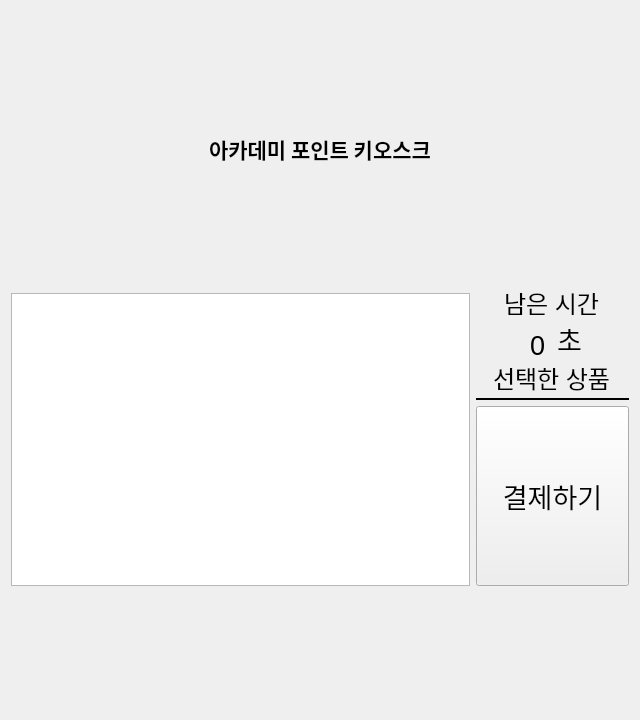
<?xml version="1.0" encoding="UTF-8"?>
<ui version="4.0">
 <class>Form</class>
 <widget class="QWidget" name="Form">
  <property name="geometry">
   <rect>
    <x>0</x>
    <y>0</y>
    <width>640</width>
    <height>720</height>
   </rect>
  </property>
  <property name="sizePolicy">
   <sizepolicy hsizetype="Expanding" vsizetype="Expanding">
    <horstretch>0</horstretch>
    <verstretch>0</verstretch>
   </sizepolicy>
  </property>
  <property name="minimumSize">
   <size>
    <width>640</width>
    <height>720</height>
   </size>
  </property>
  <property name="font">
   <font>
    <bold>false</bold>
   </font>
  </property>
  <property name="cursor">
   <cursorShape>ArrowCursor</cursorShape>
  </property>
  <property name="windowTitle">
   <string>Form</string>
  </property>
  <property name="autoFillBackground">
   <bool>false</bool>
  </property>
  <layout class="QVBoxLayout" name="verticalLayout">
   <item>
    <widget class="QLabel" name="label">
     <property name="sizePolicy">
      <sizepolicy hsizetype="Expanding" vsizetype="Fixed">
       <horstretch>0</horstretch>
       <verstretch>0</verstretch>
      </sizepolicy>
     </property>
     <property name="font">
      <font>
       <family>맑은 고딕</family>
       <pointsize>16</pointsize>
       <bold>true</bold>
      </font>
     </property>
     <property name="cursor">
      <cursorShape>ArrowCursor</cursorShape>
     </property>
     <property name="autoFillBackground">
      <bool>false</bool>
     </property>
     <property name="text">
      <string>아카데미 포인트 키오스크</string>
     </property>
     <property name="alignment">
      <set>Qt::AlignmentFlag::AlignCenter</set>
     </property>
     <property name="wordWrap">
      <bool>true</bool>
     </property>
    </widget>
   </item>
   <item>
    <layout class="QHBoxLayout" name="horizontalLayout">
     <property name="sizeConstraint">
      <enum>QLayout::SizeConstraint::SetMinimumSize</enum>
     </property>
     <property name="leftMargin">
      <number>0</number>
     </property>
     <property name="topMargin">
      <number>0</number>
     </property>
     <property name="rightMargin">
      <number>0</number>
     </property>
     <property name="bottomMargin">
      <number>0</number>
     </property>
    </layout>
   </item>
   <item>
    <layout class="QGridLayout" name="gridLayout">
     <property name="leftMargin">
      <number>0</number>
     </property>
     <property name="topMargin">
      <number>0</number>
     </property>
     <property name="rightMargin">
      <number>0</number>
     </property>
     <property name="bottomMargin">
      <number>0</number>
     </property>
    </layout>
   </item>
   <item>
    <layout class="QHBoxLayout" name="horizontalLayout_3" stretch="3,1">
     <property name="leftMargin">
      <number>0</number>
     </property>
     <item>
      <widget class="QListView" name="listView">
       <property name="sizePolicy">
        <sizepolicy hsizetype="Expanding" vsizetype="Minimum">
         <horstretch>0</horstretch>
         <verstretch>0</verstretch>
        </sizepolicy>
       </property>
       <property name="minimumSize">
        <size>
         <width>0</width>
         <height>100</height>
        </size>
       </property>
       <property name="focusPolicy">
        <enum>Qt::FocusPolicy::NoFocus</enum>
       </property>
      </widget>
     </item>
     <item>
      <layout class="QGridLayout" name="gridLayout_2" rowstretch="0,0,0,0" columnstretch="0,0,0">
       <property name="sizeConstraint">
        <enum>QLayout::SizeConstraint::SetDefaultConstraint</enum>
       </property>
       <item row="0" column="1" colspan="2">
        <widget class="QLineEdit" name="lineEdit">
         <property name="sizePolicy">
          <sizepolicy hsizetype="Expanding" vsizetype="Fixed">
           <horstretch>0</horstretch>
           <verstretch>0</verstretch>
          </sizepolicy>
         </property>
         <property name="font">
          <font>
           <pointsize>18</pointsize>
           <bold>false</bold>
           <kerning>true</kerning>
          </font>
         </property>
         <property name="cursor">
          <cursorShape>ArrowCursor</cursorShape>
         </property>
         <property name="mouseTracking">
          <bool>false</bool>
         </property>
         <property name="focusPolicy">
          <enum>Qt::FocusPolicy::NoFocus</enum>
         </property>
         <property name="contextMenuPolicy">
          <enum>Qt::ContextMenuPolicy::NoContextMenu</enum>
         </property>
         <property name="autoFillBackground">
          <bool>false</bool>
         </property>
         <property name="styleSheet">
          <string notr="true">background-color: transparent; border: none;</string>
         </property>
         <property name="text">
          <string>남은 시간</string>
         </property>
         <property name="alignment">
          <set>Qt::AlignmentFlag::AlignCenter</set>
         </property>
        </widget>
       </item>
       <item row="1" column="1">
        <widget class="QLineEdit" name="lineEdit_3">
         <property name="sizePolicy">
          <sizepolicy hsizetype="Expanding" vsizetype="Fixed">
           <horstretch>0</horstretch>
           <verstretch>0</verstretch>
          </sizepolicy>
         </property>
         <property name="font">
          <font>
           <pointsize>20</pointsize>
           <bold>false</bold>
           <kerning>true</kerning>
          </font>
         </property>
         <property name="cursor">
          <cursorShape>ArrowCursor</cursorShape>
         </property>
         <property name="mouseTracking">
          <bool>false</bool>
         </property>
         <property name="focusPolicy">
          <enum>Qt::FocusPolicy::NoFocus</enum>
         </property>
         <property name="contextMenuPolicy">
          <enum>Qt::ContextMenuPolicy::NoContextMenu</enum>
         </property>
         <property name="autoFillBackground">
          <bool>false</bool>
         </property>
         <property name="styleSheet">
          <string notr="true">background-color: transparent; border: none;</string>
         </property>
         <property name="text">
          <string>0</string>
         </property>
         <property name="alignment">
          <set>Qt::AlignmentFlag::AlignRight|Qt::AlignmentFlag::AlignTrailing|Qt::AlignmentFlag::AlignVCenter</set>
         </property>
        </widget>
       </item>
       <item row="1" column="2">
        <widget class="QLineEdit" name="lineEdit_2">
         <property name="sizePolicy">
          <sizepolicy hsizetype="Expanding" vsizetype="Fixed">
           <horstretch>0</horstretch>
           <verstretch>0</verstretch>
          </sizepolicy>
         </property>
         <property name="font">
          <font>
           <pointsize>20</pointsize>
           <bold>false</bold>
           <kerning>true</kerning>
          </font>
         </property>
         <property name="cursor">
          <cursorShape>ArrowCursor</cursorShape>
         </property>
         <property name="mouseTracking">
          <bool>false</bool>
         </property>
         <property name="focusPolicy">
          <enum>Qt::FocusPolicy::NoFocus</enum>
         </property>
         <property name="contextMenuPolicy">
          <enum>Qt::ContextMenuPolicy::NoContextMenu</enum>
         </property>
         <property name="autoFillBackground">
          <bool>false</bool>
         </property>
         <property name="styleSheet">
          <string notr="true">background-color: transparent; border: none;</string>
         </property>
         <property name="text">
          <string>초</string>
         </property>
         <property name="alignment">
          <set>Qt::AlignmentFlag::AlignLeading|Qt::AlignmentFlag::AlignLeft|Qt::AlignmentFlag::AlignVCenter</set>
         </property>
        </widget>
       </item>
       <item row="3" column="1" colspan="2">
        <widget class="QPushButton" name="pushButton">
         <property name="sizePolicy">
          <sizepolicy hsizetype="Expanding" vsizetype="Fixed">
           <horstretch>0</horstretch>
           <verstretch>0</verstretch>
          </sizepolicy>
         </property>
         <property name="minimumSize">
          <size>
           <width>0</width>
           <height>180</height>
          </size>
         </property>
         <property name="font">
          <font>
           <pointsize>20</pointsize>
           <bold>false</bold>
          </font>
         </property>
         <property name="cursor">
          <cursorShape>ArrowCursor</cursorShape>
         </property>
         <property name="focusPolicy">
          <enum>Qt::FocusPolicy::NoFocus</enum>
         </property>
         <property name="contextMenuPolicy">
          <enum>Qt::ContextMenuPolicy::NoContextMenu</enum>
         </property>
         <property name="text">
          <string>결제하기</string>
         </property>
        </widget>
       </item>
       <item row="2" column="1" colspan="2">
        <widget class="QLineEdit" name="lineEdit_4">
         <property name="sizePolicy">
          <sizepolicy hsizetype="Expanding" vsizetype="Fixed">
           <horstretch>0</horstretch>
           <verstretch>0</verstretch>
          </sizepolicy>
         </property>
         <property name="font">
          <font>
           <pointsize>18</pointsize>
           <bold>false</bold>
           <underline>false</underline>
           <kerning>true</kerning>
          </font>
         </property>
         <property name="cursor">
          <cursorShape>ArrowCursor</cursorShape>
         </property>
         <property name="mouseTracking">
          <bool>false</bool>
         </property>
         <property name="focusPolicy">
          <enum>Qt::FocusPolicy::NoFocus</enum>
         </property>
         <property name="contextMenuPolicy">
          <enum>Qt::ContextMenuPolicy::NoContextMenu</enum>
         </property>
         <property name="autoFillBackground">
          <bool>false</bool>
         </property>
         <property name="styleSheet">
          <string notr="true">background: transparent; border: none; border-bottom: 2px solid black; </string>
         </property>
         <property name="text">
          <string>선택한 상품</string>
         </property>
         <property name="alignment">
          <set>Qt::AlignmentFlag::AlignCenter</set>
         </property>
        </widget>
       </item>
      </layout>
     </item>
    </layout>
   </item>
  </layout>
 </widget>
 <resources/>
 <connections/>
</ui>
